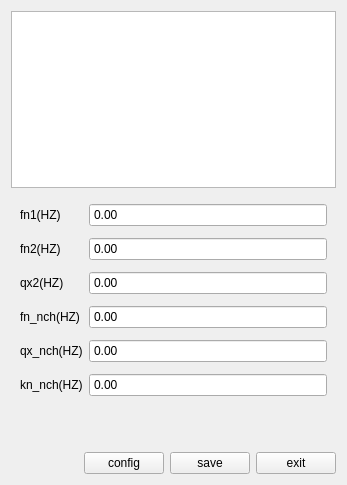
<?xml version="1.0" encoding="UTF-8"?>
<ui version="4.0">
 <class>IIRFilter</class>
 <widget class="QWidget" name="IIRFilter">
  <property name="geometry">
   <rect>
    <x>0</x>
    <y>0</y>
    <width>347</width>
    <height>485</height>
   </rect>
  </property>
  <property name="windowTitle">
   <string>Form</string>
  </property>
  <layout class="QVBoxLayout" name="verticalLayout" stretch="1,1,0,0">
   <item>
    <widget class="QGraphicsView" name="graphicsView"/>
   </item>
   <item>
    <widget class="QWidget" name="widget" native="true">
     <property name="minimumSize">
      <size>
       <width>0</width>
       <height>0</height>
      </size>
     </property>
     <layout class="QFormLayout" name="formLayout">
      <property name="verticalSpacing">
       <number>10</number>
      </property>
      <item row="0" column="0">
       <widget class="QLabel" name="label_fn1">
        <property name="text">
         <string>fn1(HZ)</string>
        </property>
       </widget>
      </item>
      <item row="0" column="1">
       <widget class="QDoubleSpinBox" name="doubleSpinBox_fn1">
        <property name="minimumSize">
         <size>
          <width>0</width>
          <height>24</height>
         </size>
        </property>
        <property name="buttonSymbols">
         <enum>QAbstractSpinBox::NoButtons</enum>
        </property>
        <property name="keyboardTracking">
         <bool>true</bool>
        </property>
        <property name="minimum">
         <double>-2147483648.000000000000000</double>
        </property>
        <property name="maximum">
         <double>2147483647.000000000000000</double>
        </property>
       </widget>
      </item>
      <item row="1" column="0">
       <widget class="QLabel" name="label_fn2">
        <property name="text">
         <string>fn2(HZ)</string>
        </property>
       </widget>
      </item>
      <item row="1" column="1">
       <widget class="QDoubleSpinBox" name="doubleSpinBox_fn2">
        <property name="minimumSize">
         <size>
          <width>0</width>
          <height>24</height>
         </size>
        </property>
        <property name="buttonSymbols">
         <enum>QAbstractSpinBox::NoButtons</enum>
        </property>
        <property name="keyboardTracking">
         <bool>true</bool>
        </property>
        <property name="minimum">
         <double>-2147483648.000000000000000</double>
        </property>
        <property name="maximum">
         <double>2147483647.000000000000000</double>
        </property>
       </widget>
      </item>
      <item row="2" column="0">
       <widget class="QLabel" name="label_qx2">
        <property name="text">
         <string>qx2(HZ)</string>
        </property>
       </widget>
      </item>
      <item row="2" column="1">
       <widget class="QDoubleSpinBox" name="doubleSpinBox_qx2">
        <property name="minimumSize">
         <size>
          <width>0</width>
          <height>24</height>
         </size>
        </property>
        <property name="buttonSymbols">
         <enum>QAbstractSpinBox::NoButtons</enum>
        </property>
        <property name="keyboardTracking">
         <bool>true</bool>
        </property>
        <property name="minimum">
         <double>-2147483648.000000000000000</double>
        </property>
        <property name="maximum">
         <double>2147483647.000000000000000</double>
        </property>
       </widget>
      </item>
      <item row="3" column="0">
       <widget class="QLabel" name="label_fn_nch">
        <property name="text">
         <string>fn_nch(HZ)</string>
        </property>
       </widget>
      </item>
      <item row="3" column="1">
       <widget class="QDoubleSpinBox" name="doubleSpinBox_fn_nch">
        <property name="minimumSize">
         <size>
          <width>0</width>
          <height>24</height>
         </size>
        </property>
        <property name="buttonSymbols">
         <enum>QAbstractSpinBox::NoButtons</enum>
        </property>
        <property name="keyboardTracking">
         <bool>true</bool>
        </property>
        <property name="minimum">
         <double>-2147483648.000000000000000</double>
        </property>
        <property name="maximum">
         <double>2147483647.000000000000000</double>
        </property>
       </widget>
      </item>
      <item row="4" column="0">
       <widget class="QLabel" name="label_qx_nch">
        <property name="text">
         <string>qx_nch(HZ)</string>
        </property>
       </widget>
      </item>
      <item row="4" column="1">
       <widget class="QDoubleSpinBox" name="doubleSpinBox_qx_nch">
        <property name="minimumSize">
         <size>
          <width>0</width>
          <height>24</height>
         </size>
        </property>
        <property name="buttonSymbols">
         <enum>QAbstractSpinBox::NoButtons</enum>
        </property>
        <property name="keyboardTracking">
         <bool>true</bool>
        </property>
        <property name="minimum">
         <double>-2147483648.000000000000000</double>
        </property>
        <property name="maximum">
         <double>2147483647.000000000000000</double>
        </property>
       </widget>
      </item>
      <item row="5" column="0">
       <widget class="QLabel" name="label_kn_nch">
        <property name="text">
         <string>kn_nch(HZ)</string>
        </property>
       </widget>
      </item>
      <item row="5" column="1">
       <widget class="QDoubleSpinBox" name="doubleSpinBox_kn_nch">
        <property name="minimumSize">
         <size>
          <width>0</width>
          <height>24</height>
         </size>
        </property>
        <property name="buttonSymbols">
         <enum>QAbstractSpinBox::NoButtons</enum>
        </property>
        <property name="keyboardTracking">
         <bool>true</bool>
        </property>
        <property name="minimum">
         <double>-2147483648.000000000000000</double>
        </property>
        <property name="maximum">
         <double>2147483647.000000000000000</double>
        </property>
       </widget>
      </item>
     </layout>
    </widget>
   </item>
   <item>
    <spacer name="verticalSpacer">
     <property name="orientation">
      <enum>Qt::Vertical</enum>
     </property>
     <property name="sizeHint" stdset="0">
      <size>
       <width>20</width>
       <height>40</height>
      </size>
     </property>
    </spacer>
   </item>
   <item>
    <layout class="QHBoxLayout" name="horizontalLayout">
     <item>
      <spacer name="horizontalSpacer">
       <property name="orientation">
        <enum>Qt::Horizontal</enum>
       </property>
       <property name="sizeHint" stdset="0">
        <size>
         <width>40</width>
         <height>20</height>
        </size>
       </property>
      </spacer>
     </item>
     <item>
      <widget class="QPushButton" name="btn_config">
       <property name="text">
        <string>config</string>
       </property>
      </widget>
     </item>
     <item>
      <widget class="QPushButton" name="btn_save">
       <property name="text">
        <string>save</string>
       </property>
      </widget>
     </item>
     <item>
      <widget class="QPushButton" name="btn_exit">
       <property name="text">
        <string>exit</string>
       </property>
      </widget>
     </item>
    </layout>
   </item>
  </layout>
 </widget>
 <resources/>
 <connections/>
</ui>
